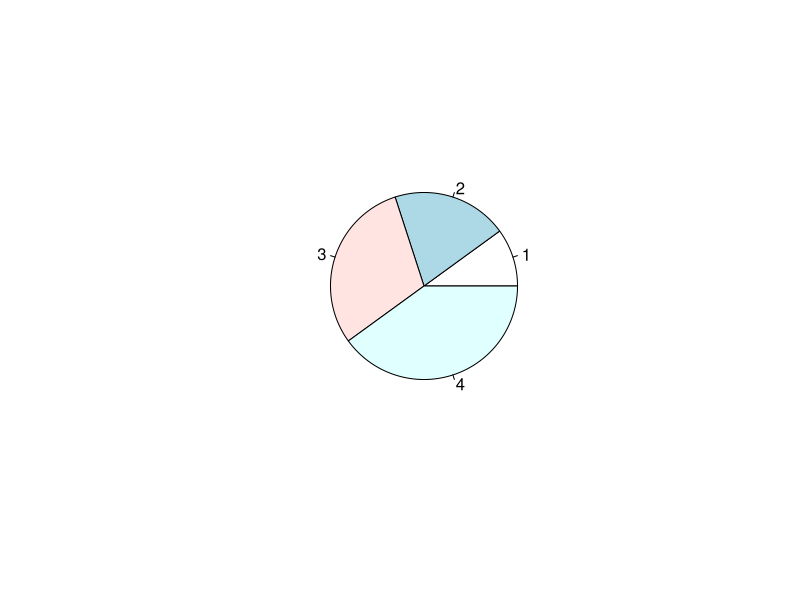
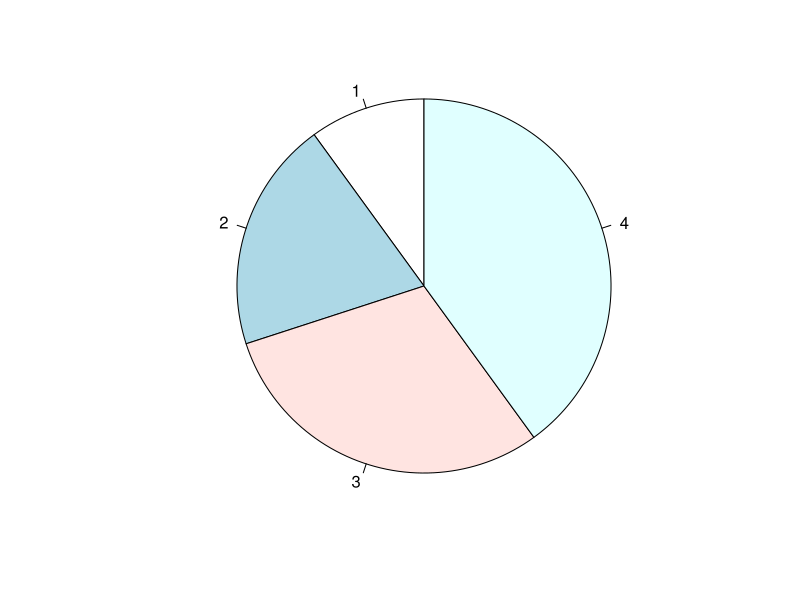
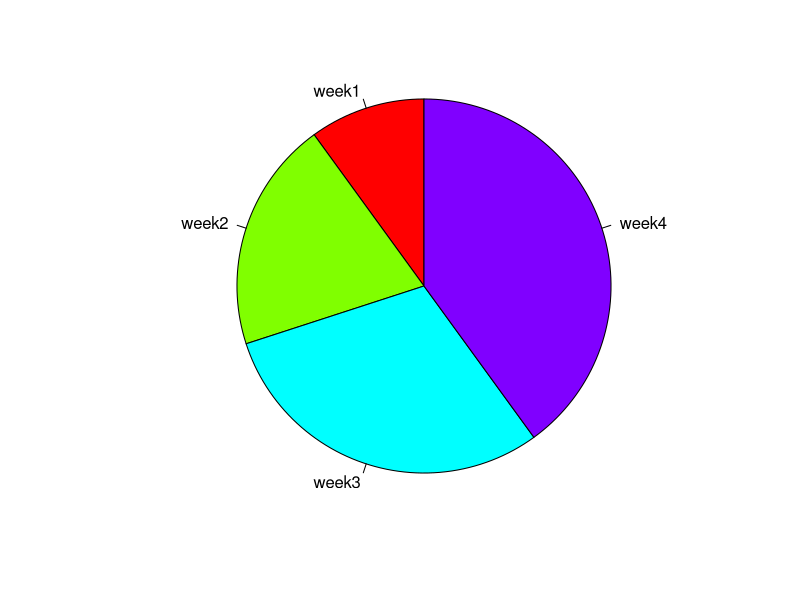
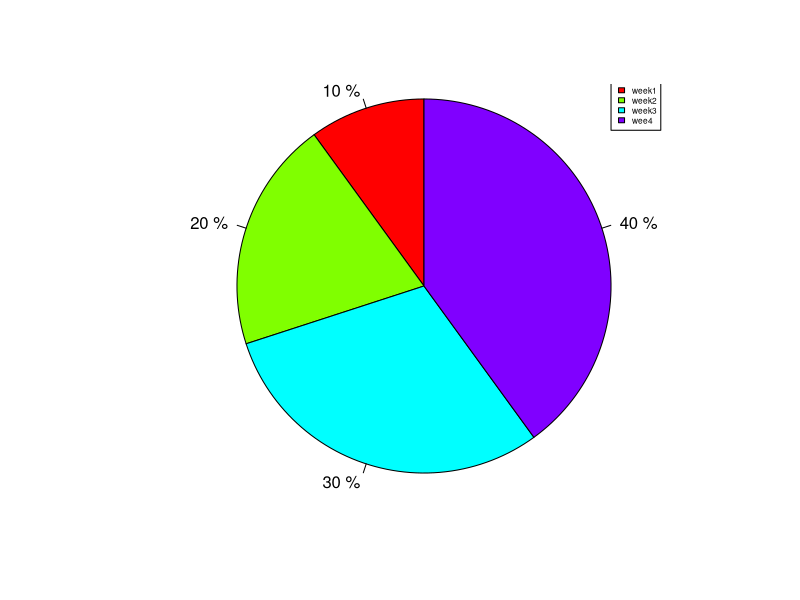
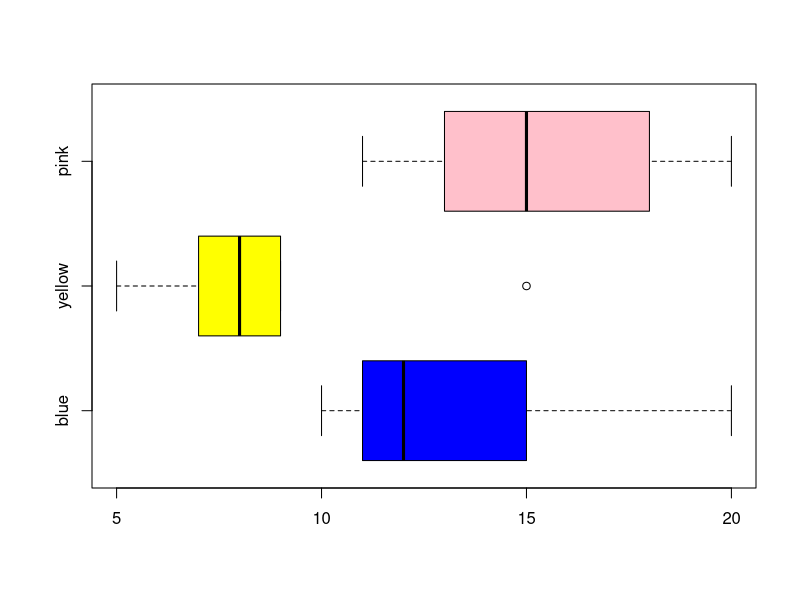
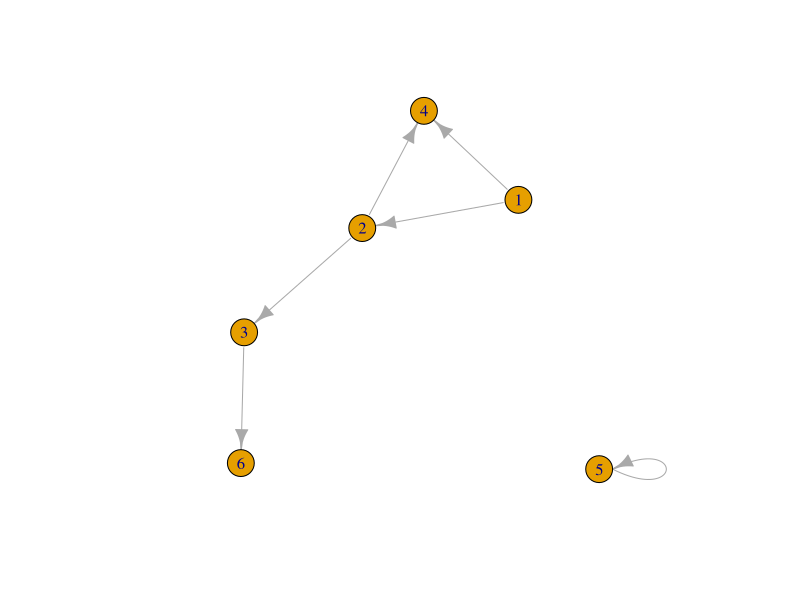

Write the R code that produced these figures, in order. (Note: this script raises an error after producing the figures.)
par(mfrow=c(1,1),oma=c(0.5,0.5,0.1,0.1))
p1 <- c(10,20,30,40)
pie(p1,radius = 0.5)#radius는 전체의 크기를 뜻함
pie(p1,radius = 1,init.angle = 90)
#시작각도 90도 부터, 각도를 바꾸면 전체 글자도 바뀜
pie(p1,radius=1,init.angle=90,col=rainbow(length(p1)),
    label=c('week1','week2','week3','week4'))
#label을 지정해주고 col을 지정해주니 알아서 색이 변한다.

pct <- round(p1/sum(p1)*100,1)
lab <-  paste(pct,'%')
pie(p1,radius = 1,init.angle=90,col=rainbow(length(p1)),
    label=lab)
legend(1,1.1,c('week1','week2','week3','wee4'),
       cex = 0.5,fill=rainbow(length(p1)))


v1 <- c(10,12,15,11,20)
v2 <- c(5,7,15,8,9)
v3 <- c(11,20,15,18,13)
boxplot(v1,v2,v3,col=c('blue','yellow','pink'),
        names=c('blue','yellow','pink')
        ,horizontal=T)
par(mfrow=c(1,1),oma=c(0,0,0,0))
#p.478안되는 이유눈 모루겟오
######
setwd("D:/workspace/R_Data_Analysis/part4/data")
install.packages('igraph')
library(igraph)
g1 <- graph(c(1,2, 2,3, 2,4, 1,4, 5,5, 3,6))
plot(g1)
str(g1)
png('network_2.png',width = 600, height = 600)
plot(1:10,type='1')
#######